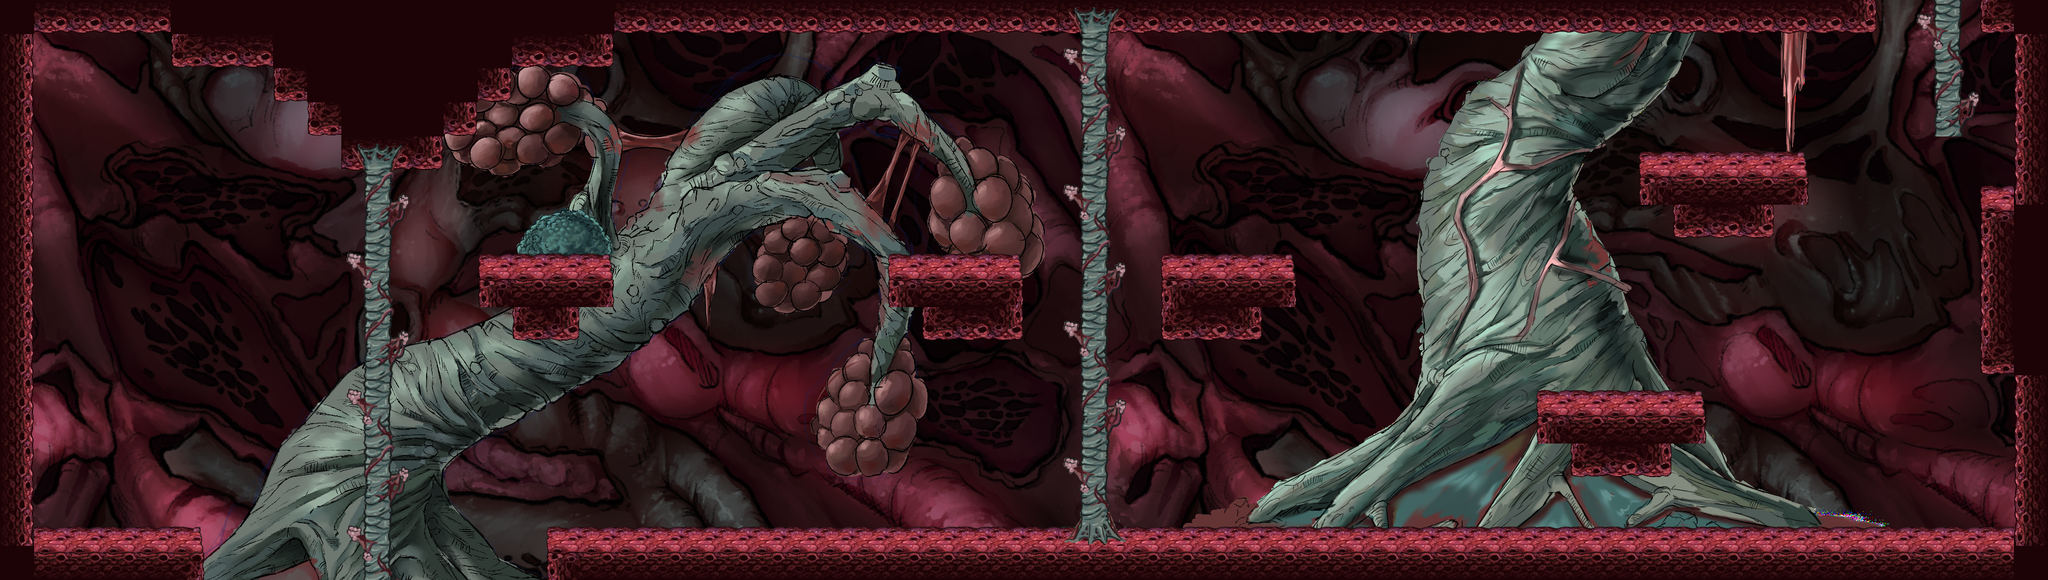

A 2D game scene composited from a Tiled map and its tileset images. What follows is a short description and the map's XML, with each tile layer's data collapsed to a summary:
An orthogonal 60x17 tile map with 64x64 px tiles, 5 tile layers (Background, Navigation, Middleground, Solid, ...), 1 hidden layer not drawn, 6 tilesets and 7 objects (3x Climbable, 2x Door, Player, Enemy).

<map version="1.10" tiledversion="1.11.2" orientation="orthogonal" renderorder="right-down" width="60" height="17" tilewidth="64" tileheight="64" infinite="0" nextlayerid="10" nextobjectid="10">
 <properties>
  <property name="Draw" type="bool" value="true" />
 </properties>
 <tileset firstgid="1" name="atlas_2.4" tilewidth="64" tileheight="64" tilecount="256" columns="16">
  <image source="atlas_2.4.png" width="1024" height="1024" />
 </tileset>
 <tileset firstgid="257" name="TileMetadata" tilewidth="64" tileheight="64" tilecount="2" columns="2">
  <image source="TileMetadata.png" width="128" height="64" />
 </tileset>
 <tileset firstgid="259" name="Middleground_Sala12" tilewidth="3863" tileheight="1187" tilecount="1" columns="1">
  <image source="../Textures/Backgrounds/Pulmones/Middleground_Sala12.png" width="3863" height="1187" />
 </tileset>
 <tileset firstgid="260" name="atñas_2.6" tilewidth="64" tileheight="64" tilecount="256" columns="16">
  <image source="atñas_2.6.png" width="1024" height="1024" />
 </tileset>
 <tileset firstgid="516" name="BCKGRND" tilewidth="64" tileheight="64" tilecount="608" columns="32">
  <image source="../Textures/Backgrounds/Pulmones/Background Pulmon 1.png" width="2048" height="1216" />
 </tileset>
 <tileset firstgid="1124" name="middle2" tilewidth="64" tileheight="64" tilecount="990" columns="33">
  <image source="../Textures/Backgrounds/Pulmones/Abeoles2.png" width="2160" height="1920" />
 </tileset>
 <layer id="6" name="Background" width="60" height="17" parallaxx="1.1" parallaxy="1.1">
  <properties>
   <property name="Draw" type="bool" value="true" />
  </properties>
  <data>[1020 cells, 1020 non-empty, 544 distinct tile ids]</data>
 </layer>
 <layer id="9" name="Navigation" width="60" height="17">
  <properties>
   <property name="Navigation" type="bool" value="true" />
  </properties>
  <data>[1020 cells, 0 non-empty, 0 distinct tile ids]</data>
 </layer>
 <layer id="8" name="Middleground" width="60" height="17" offsetx="-17.8657" offsety="102.728" parallaxx="1.2" parallaxy="1.2">
  <properties>
   <property name="Draw" type="bool" value="true" />
  </properties>
  <data>[1020 cells, 497 non-empty, 437 distinct tile ids]</data>
 </layer>
 <layer id="1" name="Solid" width="60" height="17">
  <properties>
   <property name="Draw" type="bool" value="true" />
  </properties>
  <data>[1020 cells, 206 non-empty, 9 distinct tile ids]</data>
 </layer>
 <layer id="2" name="Map" width="60" height="17">
  <properties>
   <property name="Draw" type="bool" value="true" />
  </properties>
  <data>[1020 cells, 135 non-empty, 15 distinct tile ids]</data>
 </layer>
 <layer id="3" name="Collisions" width="60" height="17" visible="0">
  <data>[1020 cells, 169 non-empty, 1 distinct tile ids]</data>
 </layer>
 <objectgroup id="4" name="Entities">
  <object id="1" name="Door" type="Door" x="364.883" y="1051.09" width="688.415" height="37.2045">
   <properties>
    <property name="Destination" value="MapPulmo_Sala10.tmx" />
    <property name="Type" value="Door" />
    <property name="playerX" type="float" value="2660" />
    <property name="playerY" type="float" value="244" />
   </properties>
  </object>
  <object id="3" name="Door" type="Door" x="3507.31" y="-0.420432" width="218.718" height="37.2045">
   <properties>
    <property name="Destination" value="MapPulmo_Sala13.tmx" />
    <property name="Type" value="Door" />
    <property name="playerX" type="float" value="621" />
    <property name="playerY" type="float" value="936" />
   </properties>
  </object>
  <object id="4" name="Player" type="Player" x="3479.73" y="817.208">
   <point />
  </object>
  <object id="5" name="Climbable" type="Climbable" x="3626" y="-2.123" width="48" height="252.246">
   <properties>
    <property name="Type" value="Climbable" />
   </properties>
  </object>
  <object id="6" name="Climbable" type="Climbable" x="2028.67" y="57.877" width="48" height="944.246">
   <properties>
    <property name="Type" value="Climbable" />
   </properties>
  </object>
  <object id="7" name="Climbable" type="Climbable" x="683.212" y="309.392" width="48" height="780.61">
   <properties>
    <property name="Type" value="Climbable" />
   </properties>
  </object>
  <object id="9" name="Eosinofilo" type="Enemy" x="1918.18" y="409.091">
   <point />
  </object>
 </objectgroup>
 <objectgroup id="5" name="Anim_Tiles" />
</map>
